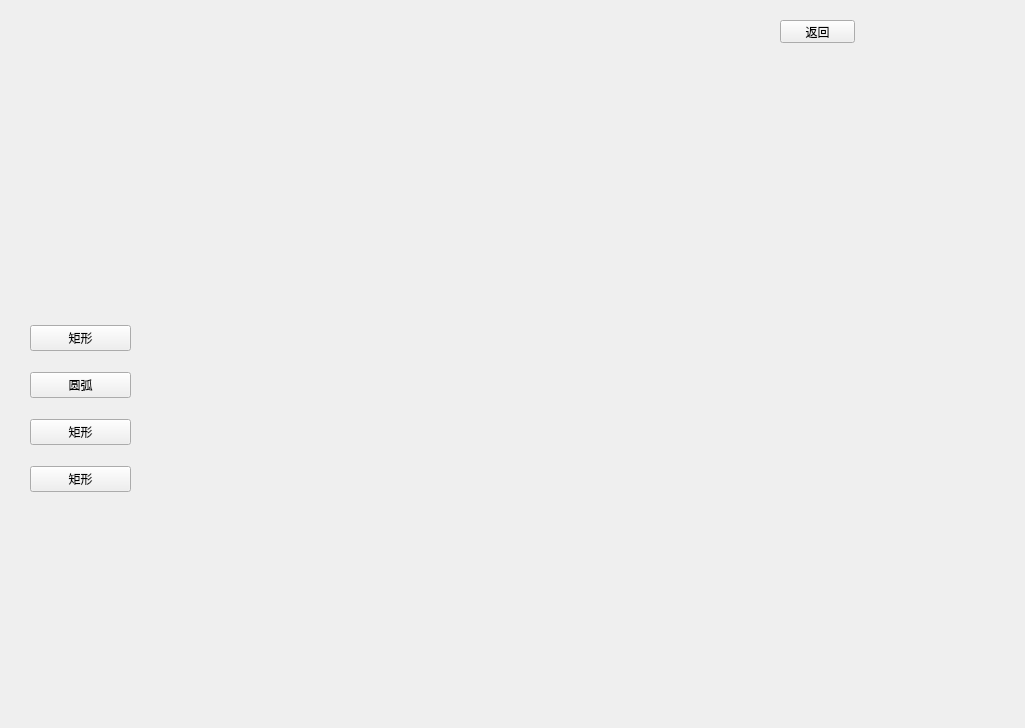
<?xml version="1.0" encoding="UTF-8"?>
<ui version="4.0">
 <class>mypainter</class>
 <widget class="QWidget" name="mypainter">
  <property name="geometry">
   <rect>
    <x>0</x>
    <y>0</y>
    <width>1025</width>
    <height>728</height>
   </rect>
  </property>
  <property name="windowTitle">
   <string>Form</string>
  </property>
  <widget class="QPushButton" name="pushButton_back">
   <property name="geometry">
    <rect>
     <x>780</x>
     <y>20</y>
     <width>75</width>
     <height>23</height>
    </rect>
   </property>
   <property name="text">
    <string>返回</string>
   </property>
  </widget>
  <widget class="QWidget" name="">
   <property name="geometry">
    <rect>
     <x>30</x>
     <y>310</y>
     <width>101</width>
     <height>201</height>
    </rect>
   </property>
   <layout class="QVBoxLayout" name="verticalLayout">
    <item>
     <widget class="QPushButton" name="button_drawRect">
      <property name="text">
       <string>矩形</string>
      </property>
     </widget>
    </item>
    <item>
     <widget class="QPushButton" name="button_drawArc">
      <property name="text">
       <string>圆弧</string>
      </property>
     </widget>
    </item>
    <item>
     <widget class="QPushButton" name="button_Rect_3">
      <property name="text">
       <string>矩形</string>
      </property>
     </widget>
    </item>
    <item>
     <widget class="QPushButton" name="button_Rect_4">
      <property name="text">
       <string>矩形</string>
      </property>
     </widget>
    </item>
   </layout>
  </widget>
 </widget>
 <resources/>
 <connections/>
</ui>
